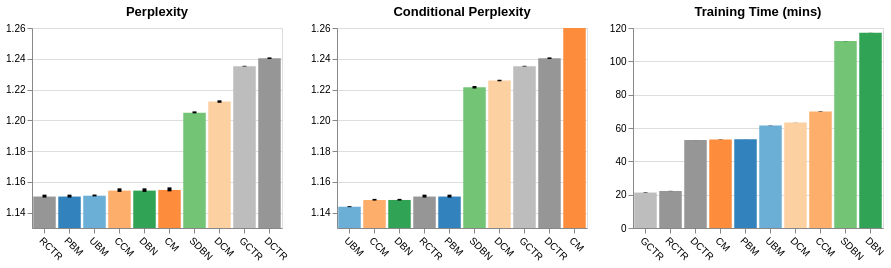

The notebook cell saved with this chart:
### Code cell
chart = ppl_chart | cond_ppl_chart | time_chart
chart

### Figure 1 — Vega-Lite specification as saved in the notebook (floating-point values rounded to 4 significant figures)
{"config": {"view": {"continuousWidth": 300, "continuousHeight": 300}}, "hconcat": [{"layer": [{"mark": {"type": "bar"}, "encoding": {"color": {"field": "model", "legend": null, "scale": {"domain": ["PBM", "UBM", "DBN", "SDBN", "CM", "CCM", "DCM", "DCTR", "RCTR", "GCTR"], "range": ["#3182bd", "#6baed6", "#31a354", "#74c476", "#fd8d3c", "#fdae6b", "#fdd0a2", "#969696", "#969696", "#bdbdbd"]}, "title": "Models", "type": "nominal"}, "x": {"axis": {"labelAngle": 45}, "field": "model", "sort": ["RCTR", "PBM", "UBM", "CCM", "DBN", "CM", "SDBN", "DCM", "GCTR", "DCTR"], "title": "", "type": "nominal"}, "y": {"aggregate": "mean", "field": "test_ppl", "scale": {"zero": false, "domain": [1.14, 1.26], "clamp": true}, "title": "", "type": "quantitative"}}, "title": "Perplexity"}, {"mark": {"type": "errorbar", "extent": "ci", "thickness": 4}, "encoding": {"x": {"field": "model", "sort": ["RCTR", "PBM", "UBM", "CCM", "DBN", "CM", "SDBN", "DCM", "GCTR", "DCTR"], "title": "", "type": "nominal"}, "y": {"field": "test_ppl", "scale": {"zero": false}, "title": "", "type": "quantitative"}}, "title": "Perplexity"}], "height": 200, "width": 250}, {"layer": [{"mark": {"type": "bar"}, "encoding": {"color": {"field": "model", "legend": null, "scale": {"domain": ["PBM", "UBM", "DBN", "SDBN", "CM", "CCM", "DCM", "DCTR", "RCTR", "GCTR"], "range": ["#3182bd", "#6baed6", "#31a354", "#74c476", "#fd8d3c", "#fdae6b", "#fdd0a2", "#969696", "#969696", "#bdbdbd"]}, "title": "Models", "type": "nominal"}, "x": {"axis": {"labelAngle": 45}, "field": "model", "sort": ["UBM", "CCM", "DBN", "RCTR", "PBM", "SDBN", "DCM", "GCTR", "DCTR", "CM"], "title": "", "type": "nominal"}, "y": {"aggregate": "mean", "field": "test_cond_ppl", "scale": {"zero": false, "domain": [1.14, 1.26], "clamp": true}, "title": "", "type": "quantitative"}}, "title": "Conditional Perplexity"}, {"mark": {"type": "errorbar", "extent": "ci", "thickness": 4}, "encoding": {"x": {"field": "model", "sort": ["UBM", "CCM", "DBN", "RCTR", "PBM", "SDBN", "DCM", "GCTR", "DCTR", "CM"], "title": "", "type": "nominal"}, "y": {"field": "test_cond_ppl", "scale": {"zero": false}, "title": "", "type": "quantitative"}}, "title": "Conditional Perplexity"}], "height": 200, "width": 250}, {"layer": [{"mark": {"type": "bar"}, "encoding": {"color": {"field": "model", "legend": null, "scale": {"domain": ["PBM", "UBM", "DBN", "SDBN", "CM", "CCM", "DCM", "DCTR", "RCTR", "GCTR"], "range": ["#3182bd", "#6baed6", "#31a354", "#74c476", "#fd8d3c", "#fdae6b", "#fdd0a2", "#969696", "#969696", "#bdbdbd"]}, "title": "Models", "type": "nominal"}, "x": {"axis": {"labelAngle": 45}, "field": "model", "sort": ["GCTR", "RCTR", "DCTR", "CM", "PBM", "UBM", "DCM", "CCM", "SDBN", "DBN"], "title": "", "type": "nominal"}, "y": {"aggregate": "mean", "field": "train_time_min", "scale": {"domain": [0, 120]}, "title": "", "type": "quantitative"}}, "title": "Training Time (mins)"}, {"mark": {"type": "errorbar", "extent": "ci", "thickness": 4}, "encoding": {"x": {"field": "model", "sort": ["GCTR", "RCTR", "DCTR", "CM", "PBM", "UBM", "DCM", "CCM", "SDBN", "DBN"], "title": "", "type": "nominal"}, "y": {"field": "train_time_min", "scale": {"zero": false}, "title": "", "type": "quantitative"}}, "title": "Training Time (mins)"}], "height": 200, "width": 250}], "data": {"name": "data-886cc49e1a673b82d39e1f868873ab55"}, "$schema": "https://vega.github.io/schema/vega-lite/v5.20.1.json", "datasets": {"data-886cc49e1a673b82d39e1f868873ab55": [{"model": "DBN", "test_loss": 0.2453, "test_ll": -0.2434, "test_ppl": 1.156, "test_cond_ppl": 1.149, "train_time_s": 7035.0, "train_time_min": 117.2}, {"model": "SDBN", "test_loss": 0.2955, "test_ll": -0.2933, "test_ppl": 1.206, "test_cond_ppl": 1.222, "train_time_s": 6725.0, "train_time_min": 112.1}, {"model": "DCM", "test_loss": 0.2941, "test_ll": -0.292, "test_ppl": 1.213, "test_cond_ppl": 1.226, "train_time_s": 3794.0, "train_time_min": 63.23}, {"model": "CCM", "test_loss": 0.2453, "test_ll": -0.2434, "test_ppl": 1.156, "test_cond_ppl": 1.149, "train_time_s": 4207.0, "train_time_min": 70.11}, {"model": "GCTR", "test_loss": 0.2975, "test_ll": -0.2953, "test_ppl": 1.235, "test_cond_ppl": 1.235, "train_time_s": 1265.0, "train_time_min": 21.08}, {"model": "CM", "test_loss": 0.6996, "test_ll": -0.6919, "test_ppl": 1.156, "test_cond_ppl": 1.584, "train_time_s": 3176.0, "train_time_min": 52.93}, {"model": "PBM", "test_loss": 0.2492, "test_ll": -0.2472, "test_ppl": 1.152, "test_cond_ppl": 1.152, "train_time_s": 3197.0, "train_time_min": 53.28}, {"model": "UBM", "test_loss": 0.2389, "test_ll": -0.2372, "test_ppl": 1.152, "test_cond_ppl": 1.144, "train_time_s": 3685.0, "train_time_min": 61.42}, {"model": "DCTR", "test_loss": 0.3038, "test_ll": -0.3015, "test_ppl": 1.241, "test_cond_ppl": 1.241, "train_time_s": 3165.0, "train_time_min": 52.75}, {"model": "RCTR", "test_loss": 0.2492, "test_ll": -0.2472, "test_ppl": 1.152, "test_cond_ppl": 1.152, "train_time_s": 1337.0, "train_time_min": 22.28}, {"model": "DBN", "test_loss": 0.245, "test_ll": -0.2431, "test_ppl": 1.153, "test_cond_ppl": 1.148, "train_time_s": 7030.0, "train_time_min": 117.2}, {"model": "SDBN", "test_loss": 0.2948, "test_ll": -0.2926, "test_ppl": 1.205, "test_cond_ppl": 1.221, "train_time_s": 6732.0, "train_time_min": 112.2}, {"model": "DCM", "test_loss": 0.2935, "test_ll": -0.2913, "test_ppl": 1.212, "test_cond_ppl": 1.225, "train_time_s": 3797.0, "train_time_min": 63.28}, {"model": "CCM", "test_loss": 0.245, "test_ll": -0.2431, "test_ppl": 1.153, "test_cond_ppl": 1.148, "train_time_s": 4190.0, "train_time_min": 69.84}, {"model": "GCTR", "test_loss": 0.2975, "test_ll": -0.2953, "test_ppl": 1.235, "test_cond_ppl": 1.235, "train_time_s": 1282.0, "train_time_min": 21.37}, {"model": "CM", "test_loss": 0.6995, "test_ll": -0.6918, "test_ppl": 1.154, "test_cond_ppl": 1.579, "train_time_s": 3188.0, "train_time_min": 53.13}, {"model": "PBM", "test_loss": 0.2491, "test_ll": -0.2472, "test_ppl": 1.15, "test_cond_ppl": 1.15, "train_time_s": 3199.0, "train_time_min": 53.31}, {"model": "UBM", "test_loss": 0.2389, "test_ll": -0.2372, "test_ppl": 1.151, "test_cond_ppl": 1.144, "train_time_s": 3687.0, "train_time_min": 61.45}, {"model": "DCTR", "test_loss": 0.303, "test_ll": -0.3008, "test_ppl": 1.24, "test_cond_ppl": 1.24, "train_time_s": 3167.0, "train_time_min": 52.79}, {"model": "RCTR", "test_loss": 0.2491, "test_ll": -0.2472, "test_ppl": 1.15, "test_cond_ppl": 1.15, "train_time_s": 1329.0, "train_time_min": 22.14}, {"model": "DBN", "test_loss": 0.2452, "test_ll": -0.2433, "test_ppl": 1.154, "test_cond_ppl": 1.148, "train_time_s": 7031.0, "train_time_min": 117.2}, {"model": "SDBN", "test_loss": 0.2953, "test_ll": -0.2931, "test_ppl": 1.205, "test_cond_ppl": 1.222, "train_time_s": 6729.0, "train_time_min": 112.1}, {"model": "DCM", "test_loss": 0.2939, "test_ll": -0.2918, "test_ppl": 1.211, "test_cond_ppl": 1.226, "train_time_s": 3792.0, "train_time_min": 63.21}, {"model": "CCM", "test_loss": 0.2452, "test_ll": -0.2433, "test_ppl": 1.154, "test_cond_ppl": 1.148, "train_time_s": 4198.0, "train_time_min": 69.97}, {"model": "GCTR", "test_loss": 0.2975, "test_ll": -0.2954, "test_ppl": 1.235, "test_cond_ppl": 1.235, "train_time_s": 1280.0, "train_time_min": 21.34}, {"model": "CM", "test_loss": 0.6995, "test_ll": -0.6918, "test_ppl": 1.154, "test_cond_ppl": 1.58, "train_time_s": 3187.0, "train_time_min": 53.12}, {"model": "PBM", "test_loss": 0.2491, "test_ll": -0.2472, "test_ppl": 1.15, "test_cond_ppl": 1.15, "train_time_s": 3196.0, "train_time_min": 53.26}, {"model": "UBM", "test_loss": 0.2389, "test_ll": -0.2372, "test_ppl": 1.151, "test_cond_ppl": 1.144, "train_time_s": 3695.0, "train_time_min": 61.59}, {"model": "DCTR", "test_loss": 0.3035, "test_ll": -0.3013, "test_ppl": 1.24, "test_cond_ppl": 1.24, "train_time_s": 3166.0, "train_time_min": 52.77}, {"model": "RCTR", "test_loss": 0.2491, "test_ll": -0.2472, "test_ppl": 1.15, "test_cond_ppl": 1.15, "train_time_s": 1334.0, "train_time_min": 22.24}]}}
